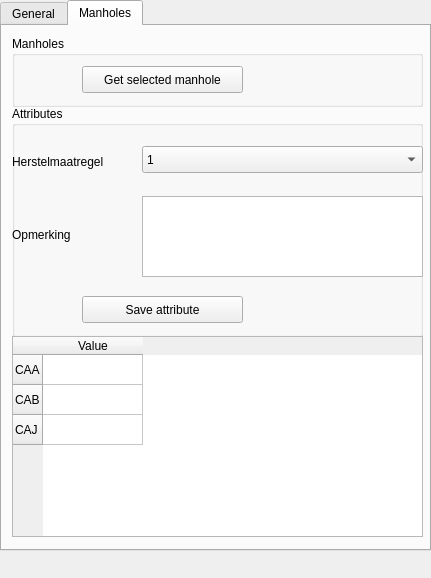
<?xml version="1.0" encoding="UTF-8"?>
<ui version="4.0">
 <class>DockWidget</class>
 <widget class="QDockWidget" name="DockWidget">
  <property name="geometry">
   <rect>
    <x>0</x>
    <y>0</y>
    <width>431</width>
    <height>578</height>
   </rect>
  </property>
  <property name="sizePolicy">
   <sizepolicy hsizetype="Preferred" vsizetype="Preferred">
    <horstretch>0</horstretch>
    <verstretch>0</verstretch>
   </sizepolicy>
  </property>
  <property name="windowTitle">
   <string>Beoordelingstool</string>
  </property>
  <widget class="QWidget" name="dockWidgetContents">
   <widget class="QTabWidget" name="tabWidget">
    <property name="geometry">
     <rect>
      <x>0</x>
      <y>0</y>
      <width>431</width>
      <height>551</height>
     </rect>
    </property>
    <property name="currentIndex">
     <number>1</number>
    </property>
    <widget class="QWidget" name="tab_eeneral">
     <attribute name="title">
      <string>General</string>
     </attribute>
     <widget class="QGroupBox" name="groupbox_download">
      <property name="geometry">
       <rect>
        <x>10</x>
        <y>10</y>
        <width>411</width>
        <height>71</height>
       </rect>
      </property>
      <property name="title">
       <string>Download</string>
      </property>
      <widget class="QLabel" name="download_riool_label">
       <property name="geometry">
        <rect>
         <x>0</x>
         <y>30</y>
         <width>141</width>
         <height>21</height>
        </rect>
       </property>
       <property name="text">
        <string>Putten en leidingen</string>
       </property>
      </widget>
      <widget class="QLineEdit" name="download_riool_text">
       <property name="geometry">
        <rect>
         <x>150</x>
         <y>30</y>
         <width>151</width>
         <height>27</height>
        </rect>
       </property>
       <property name="text">
        <string>riool.json</string>
       </property>
       <property name="readOnly">
        <bool>true</bool>
       </property>
       <property name="placeholderText">
        <string>riool.json</string>
       </property>
      </widget>
      <widget class="QPushButton" name="download_riool_search">
       <property name="geometry">
        <rect>
         <x>310</x>
         <y>30</y>
         <width>99</width>
         <height>27</height>
        </rect>
       </property>
       <property name="text">
        <string>Zoek...</string>
       </property>
      </widget>
     </widget>
     <widget class="QGroupBox" name="groupbox_shapefile">
      <property name="geometry">
       <rect>
        <x>10</x>
        <y>80</y>
        <width>411</width>
        <height>71</height>
       </rect>
      </property>
      <property name="title">
       <string>Shapefile</string>
      </property>
      <widget class="QPushButton" name="shapefile_save_button">
       <property name="geometry">
        <rect>
         <x>130</x>
         <y>30</y>
         <width>111</width>
         <height>27</height>
        </rect>
       </property>
       <property name="text">
        <string>Save shapefile</string>
       </property>
      </widget>
     </widget>
    </widget>
    <widget class="QWidget" name="tab_manholes">
     <attribute name="title">
      <string>Manholes</string>
     </attribute>
     <widget class="QGroupBox" name="groupbox_manholes">
      <property name="geometry">
       <rect>
        <x>10</x>
        <y>10</y>
        <width>411</width>
        <height>71</height>
       </rect>
      </property>
      <property name="title">
       <string>Manholes</string>
      </property>
      <widget class="QPushButton" name="pushbutton_get_selected_manhole">
       <property name="geometry">
        <rect>
         <x>70</x>
         <y>30</y>
         <width>161</width>
         <height>27</height>
        </rect>
       </property>
       <property name="text">
        <string>Get selected manhole</string>
       </property>
      </widget>
     </widget>
     <widget class="QGroupBox" name="groupbox_attributes">
      <property name="geometry">
       <rect>
        <x>10</x>
        <y>80</y>
        <width>411</width>
        <height>231</height>
       </rect>
      </property>
      <property name="title">
       <string>Attributes</string>
      </property>
      <widget class="QLabel" name="field_label">
       <property name="geometry">
        <rect>
         <x>0</x>
         <y>40</y>
         <width>121</width>
         <height>31</height>
        </rect>
       </property>
       <property name="text">
        <string>Herstelmaatregel</string>
       </property>
      </widget>
      <widget class="QComboBox" name="field_combobox">
       <property name="geometry">
        <rect>
         <x>130</x>
         <y>40</y>
         <width>281</width>
         <height>27</height>
        </rect>
       </property>
       <item>
        <property name="text">
         <string>1</string>
        </property>
       </item>
       <item>
        <property name="text">
         <string>2</string>
        </property>
       </item>
       <item>
        <property name="text">
         <string>3</string>
        </property>
       </item>
      </widget>
      <widget class="QLabel" name="value_label">
       <property name="geometry">
        <rect>
         <x>0</x>
         <y>120</y>
         <width>121</width>
         <height>17</height>
        </rect>
       </property>
       <property name="text">
        <string>Opmerking</string>
       </property>
      </widget>
      <widget class="QPushButton" name="pushbutton_save_attribute">
       <property name="geometry">
        <rect>
         <x>70</x>
         <y>190</y>
         <width>161</width>
         <height>27</height>
        </rect>
       </property>
       <property name="text">
        <string>Save attribute</string>
       </property>
      </widget>
      <widget class="QPlainTextEdit" name="value_plaintextedit">
       <property name="geometry">
        <rect>
         <x>130</x>
         <y>90</y>
         <width>281</width>
         <height>81</height>
        </rect>
       </property>
      </widget>
     </widget>
     <widget class="QTableWidget" name="tablewidget_manholes">
      <property name="geometry">
       <rect>
        <x>10</x>
        <y>310</y>
        <width>411</width>
        <height>201</height>
       </rect>
      </property>
      <row>
       <property name="text">
        <string>CAA</string>
       </property>
      </row>
      <row>
       <property name="text">
        <string>CAB</string>
       </property>
      </row>
      <row>
       <property name="text">
        <string>CAJ</string>
       </property>
      </row>
      <column>
       <property name="text">
        <string>Value</string>
       </property>
      </column>
     </widget>
    </widget>
   </widget>
  </widget>
 </widget>
 <resources/>
 <connections/>
</ui>
